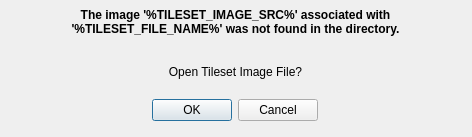
<?xml version="1.0" encoding="UTF-8"?>
<ui version="4.0">
 <class>tileset_image_not_found_dialog</class>
 <widget class="QDialog" name="tileset_image_not_found_dialog">
  <property name="geometry">
   <rect>
    <x>0</x>
    <y>0</y>
    <width>472</width>
    <height>137</height>
   </rect>
  </property>
  <property name="windowTitle">
   <string>Dialog</string>
  </property>
  <widget class="QWidget" name="">
   <property name="geometry">
    <rect>
     <x>10</x>
     <y>0</y>
     <width>451</width>
     <height>121</height>
    </rect>
   </property>
   <layout class="QGridLayout" name="gridLayout">
    <item row="0" column="0">
     <widget class="QLabel" name="message">
      <property name="sizePolicy">
       <sizepolicy hsizetype="Expanding" vsizetype="Preferred">
        <horstretch>0</horstretch>
        <verstretch>0</verstretch>
       </sizepolicy>
      </property>
      <property name="font">
       <font>
        <weight>75</weight>
        <bold>true</bold>
       </font>
      </property>
      <property name="text">
       <string>The image '%TILESET_IMAGE_SRC%' associated with '%TILESET_FILE_NAME%' was not found in the directory.</string>
      </property>
      <property name="scaledContents">
       <bool>false</bool>
      </property>
      <property name="alignment">
       <set>Qt::AlignCenter</set>
      </property>
      <property name="wordWrap">
       <bool>true</bool>
      </property>
     </widget>
    </item>
    <item row="1" column="0">
     <widget class="QLabel" name="message_2">
      <property name="text">
       <string>Open Tileset Image File?</string>
      </property>
      <property name="alignment">
       <set>Qt::AlignCenter</set>
      </property>
     </widget>
    </item>
    <item row="2" column="0" alignment="Qt::AlignHCenter">
     <widget class="QDialogButtonBox" name="buttonBox">
      <property name="standardButtons">
       <set>QDialogButtonBox::Cancel|QDialogButtonBox::Ok</set>
      </property>
     </widget>
    </item>
   </layout>
  </widget>
 </widget>
 <resources/>
 <connections/>
</ui>
